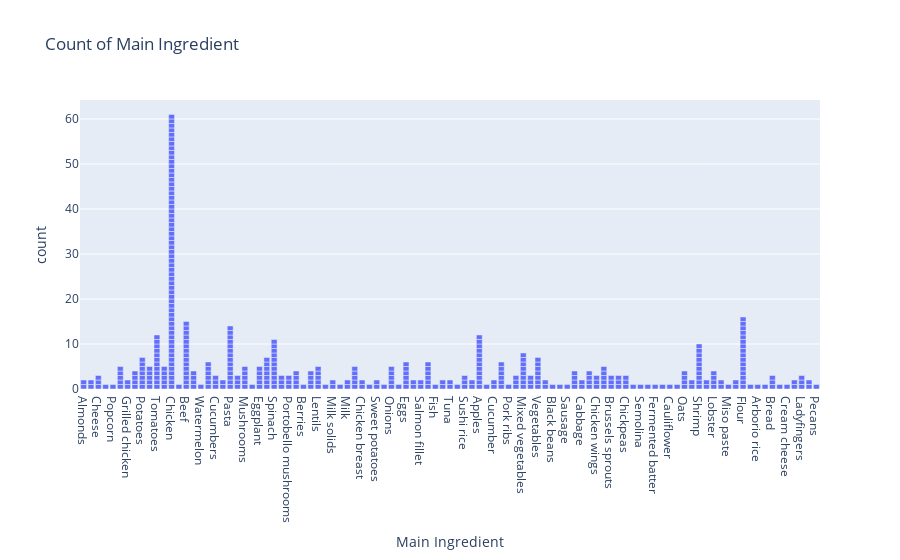

The code cell stored with this chart in its notebook:
### Code cell
fig = px.bar(df, x= "Main Ingredient", title="Count of Main Ingredient")
fig.show()

### Figure 1 — Plotly figure (JSON) as saved in the notebook; plotly's stock layout.template omitted (floating-point values rounded to 4 significant figures; data arrays with more than 128 entries replaced by an {"elided": "..."} marker saying what was removed)
{"data": [{"alignmentgroup": "True", "hovertemplate": "Main Ingredient=%{x}<br>count=%{y}<extra></extra>", "legendgroup": "", "marker": {"color": "#636efa", "pattern": {"shape": ""}}, "name": "", "offsetgroup": "", "orientation": "v", "showlegend": false, "textposition": "auto", "type": "bar", "x": {"elided": "399 str values"}, "xaxis": "x", "y": {"elided": "399 int values"}, "yaxis": "y"}], "layout": {"autosize": true, "barmode": "relative", "legend": {"tracegroupgap": 0}, "title": {"text": "Count of Main Ingredient"}, "xaxis": {"anchor": "y", "autorange": true, "domain": [0, 1], "range": [-0.5, 100.5], "title": {"text": "Main Ingredient"}, "type": "category"}, "yaxis": {"anchor": "x", "autorange": true, "domain": [0, 1], "range": [0, 64.21], "title": {"text": "count"}, "type": "linear"}}}
